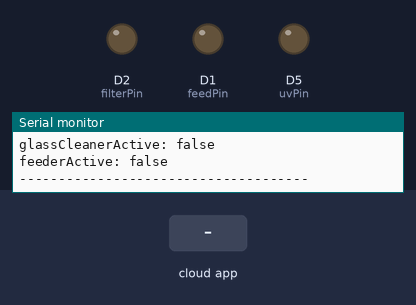
A sketch run on a simulated ESP8266 (NodeMCU). Shown: output pins drawn as LEDs (lit = HIGH), the last lines printed to the serial monitor. The inputs (shaded band) are chosen by the test bench. WiFi joins after 1.5 s; servers stay silent unless stated; the Firebase database answers and starts empty; pins used as bus, display or sensor lines are not drawn.

Above: at 3.7 s.
3.8 s: the phone or cloud app sets filtrationRelay to 1
At 5.3 s:
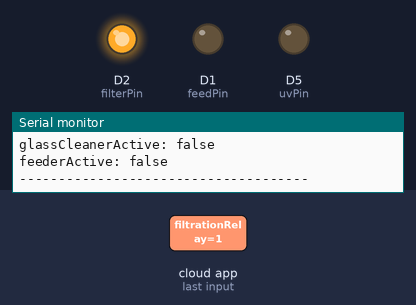
6.1 s: the phone or cloud app sets uvRelay to 1
At 7.6 s:
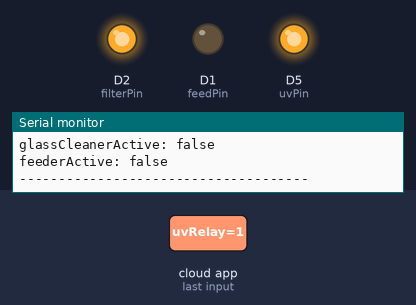
8.3 s: the phone or cloud app sets feederActive to 1
At 10.3 s:
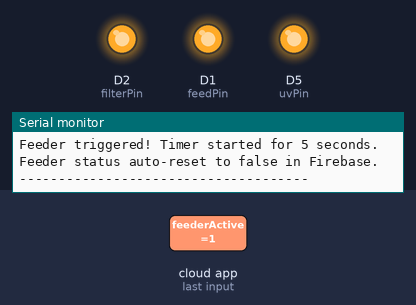
10.6 s: the phone or cloud app sets filtrationRelay to 0
At 11.1 s:
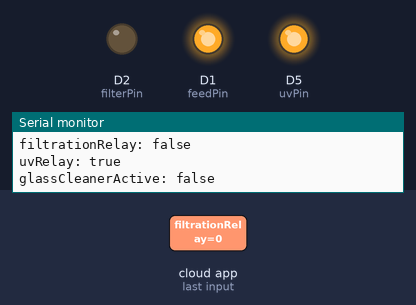
16.4 s: the phone or cloud app sets uvRelay to 0
At 17.6 s:
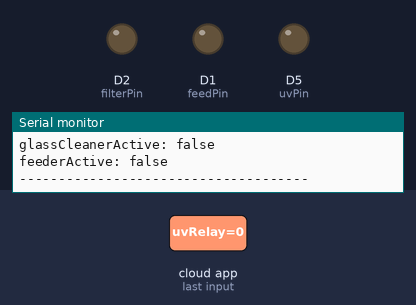
Timing chart, 0 to 19.3 s (numbered marks = the images above; inputs shaded):
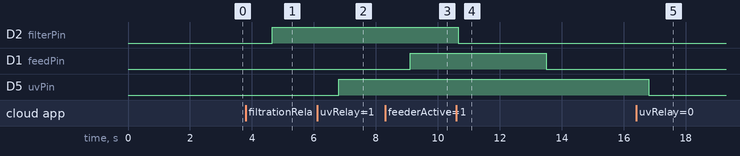

Measured:
- after the input at 3.8 s, D2 (filterPin): LOW → HIGH after 0.86 s
- after the input at 6.1 s, D5 (uvPin): LOW → HIGH after 0.71 s
- after the input at 8.3 s, D1 (feedPin): LOW → HIGH after 0.81 s
- after the input at 10.6 s, D2 (filterPin): HIGH → LOW after 0.06 s
- after the input at 16.4 s, D5 (uvPin): HIGH → LOW after 0.41 s

The sketch:

ControllingFunc.ino
```cpp
#include <ESP8266WiFi.h>
#include <FirebaseESP8266.h>

// ---------- WiFi credentials ----------
#define WIFI_SSID "Prem Fiber"
#define WIFI_PASSWORD "@welcome123"

// ---------- Firebase credentials ----------
#define FIREBASE_HOST "aqua-bot-dcbe0-default-rtdb.asia-southeast1.firebasedatabase.app"
#define API_KEY "AIzaSyBLwrJHK-rU4AL8OtXM3XTrbm8JSmhtSKo"
#define USER_EMAIL "espcam@gmail.com"
#define USER_PASSWORD "live@1223"

FirebaseData firebaseData;
FirebaseAuth auth;
FirebaseConfig config;

const String basePath = "/devices/aqua-main/status";

// Pin definitions
#define feedPin            D1   // feederActive
#define filterPin          D2   // filtrationRelay
#define uvPin              D5   // uvRelay
#define glassCleanerPin    D6   // glassCleanerActive
#define limitSwitchPin     D7   // glasscleaner is stop detection

// Database reading timer
unsigned long lastReadTime = 0;
const unsigned long readInterval = 2000;

unsigned long feederStartTime = 0;
const unsigned long feederRunDuration = 5000;
bool feederIsRunning = false;

enum CleanerState { IDLE, PULSING, RUNNING };
CleanerState cleanerState = IDLE;
unsigned long pulseStartTime = 0;

void setup() {
  Serial.begin(115200);
  delay(1000);

  pinMode(feedPin, OUTPUT);
  pinMode(filterPin, OUTPUT);
  pinMode(uvPin, OUTPUT);

  // for CNC Shield
  pinMode(glassCleanerPin, OUTPUT);
  digitalWrite(glassCleanerPin, HIGH); // Default state for CNC Resume pin is HIGH
  pinMode(limitSwitchPin, INPUT_PULLUP); // Keeps pin HIGH until CNC pulls it LOW

  // default pin setup
  digitalWrite(feedPin, LOW);
  digitalWrite(filterPin, LOW);
  digitalWrite(uvPin, LOW);

  WiFi.begin(WIFI_SSID, WIFI_PASSWORD);
  Serial.print("Connecting to WiFi");
  while (WiFi.status() != WL_CONNECTED) {
    delay(500);
    Serial.print(".");
  }
  Serial.println("\nConnected! IP: " + WiFi.localIP().toString());

  config.host = FIREBASE_HOST;
  config.api_key = API_KEY;
  auth.user.email = USER_EMAIL;
  auth.user.password = USER_PASSWORD;

  Firebase.begin(&config, &auth);
  Firebase.reconnectWiFi(true);

  Serial.println("Waiting for Firebase authentication...");
  while (auth.token.uid == "") {
    Serial.print(".");
    delay(500);
  }
  Serial.println("\nAuthenticated. UID: " + String(auth.token.uid.c_str()));
}

void loop() {
  unsigned long currentMillis = millis();

  if (feederIsRunning && (currentMillis - feederStartTime >= feederRunDuration)) {
    digitalWrite(feedPin, LOW);
    feederIsRunning = false;
    Serial.println("Feeder running time completed. Pin set to LOW.");
  }

  // cnc
  switch (cleanerState) {
    case PULSING:
      // 200ms low pulse completed
      if (currentMillis - pulseStartTime >= 200) {
        digitalWrite(glassCleanerPin, HIGH); // Return to idle HIGH
        cleanerState = RUNNING;
        Serial.println("CNC Triggered.");
      }
      break;

    case RUNNING:
      // for limitswitch detection
      if (digitalRead(limitSwitchPin) == LOW) {
        Serial.println("CNC Loop Finished!");

        String path = basePath + "/glassCleanerActive";
        if (Firebase.setBool(firebaseData, path, false)) {
          Serial.println("Glass cleaner status auto-reset to false in Firebase.");
        } else {
          Serial.println("Glass cleaner Firebase reset FAILED: " + firebaseData.errorReason());
        }
        cleanerState = IDLE;
      }
      break;

    case IDLE:
    default:
      break;
  }

  // readings
  if (currentMillis - lastReadTime >= readInterval) {
    lastReadTime = currentMillis;

    Serial.println("----- Checking Database Updates -----");

    if (readBool("filtrationRelay")) {
      digitalWrite(filterPin, HIGH);
    } else {
      digitalWrite(filterPin, LOW);
    }

    if (readBool("uvRelay")) {
      digitalWrite(uvPin, HIGH);
    } else {
      digitalWrite(uvPin, LOW);
    }

    if (readBool("glassCleanerActive")) {
      if (cleanerState == IDLE) {
        Serial.println("Glass cleaner Activating...");
        digitalWrite(glassCleanerPin, LOW);
        pulseStartTime = currentMillis;
        cleanerState = PULSING;
      }
    }

    if (readBool("feederActive")) {
      //check not running
      if (!feederIsRunning) {
        digitalWrite(feedPin, HIGH);
        feederStartTime = currentMillis;
        feederIsRunning = true;
        Serial.println("Feeder triggered! Timer started for 5 seconds.");
        //reset firebase for prevent loops
        String path = basePath + "/feederActive";
        if (Firebase.setBool(firebaseData, path, false)) {
          Serial.println("Feeder status auto-reset to false in Firebase.");
        } else {
          Serial.println("Feeder Firebase reset FAILED: " + firebaseData.errorReason());
        }
      }
    }

    Serial.println("-------------------------------------");
  }
}

bool readBool(const String &field) {
  String path = basePath + "/" + field;
  if (Firebase.getBool(firebaseData, path)) {
    Serial.println(field + ": " + String(firebaseData.boolData() ? "true" : "false"));
    return firebaseData.boolData();
  } else {
    Serial.println(field + " -> ERROR: " + firebaseData.errorReason());
    return false;
  }
}
```
